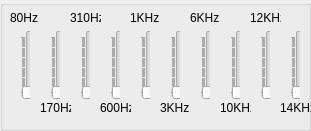
   <widget class="QGroupBox" name="groupBox">
    <property name="geometry">
     <rect>
      <x>10</x>
      <y>30</y>
      <width>311</width>
      <height>131</height>
     </rect>
    </property>
    <property name="title">
     <string/>
    </property>
    <widget class="QSlider" name="verticalSliderEq310">
     <property name="geometry">
      <rect>
       <x>80</x>
       <y>30</y>
       <width>10</width>
       <height>70</height>
      </rect>
     </property>
     <property name="minimumSize">
      <size>
       <width>10</width>
       <height>70</height>
      </size>
     </property>
     <property name="maximumSize">
      <size>
       <width>10</width>
       <height>70</height>
      </size>
     </property>
     <property name="sizeIncrement">
      <size>
       <width>10</width>
       <height>61</height>
      </size>
     </property>
     <property name="baseSize">
      <size>
       <width>10</width>
       <height>61</height>
      </size>
     </property>
     <property name="toolTip">
      <string>&lt;html&gt;&lt;head/&gt;&lt;body&gt;&lt;p&gt;Dry&lt;/p&gt;&lt;/body&gt;&lt;/html&gt;</string>
     </property>
     <property name="value">
      <number>0</number>
     </property>
     <property name="sliderPosition">
      <number>0</number>
     </property>
     <property name="orientation">
      <enum>Qt::Vertical</enum>
     </property>
     <property name="invertedControls">
      <bool>false</bool>
     </property>
     <property name="tickPosition">
      <enum>QSlider::TicksAbove</enum>
     </property>
     <property name="tickInterval">
      <number>2</number>
     </property>
    </widget>
    <widget class="QLabel" name="label_8">
     <property name="geometry">
      <rect>
       <x>130</x>
       <y>10</y>
       <width>31</width>
       <height>16</height>
      </rect>
     </property>
     <property name="text">
      <string>1KHz</string>
     </property>
    </widget>
    <widget class="QLabel" name="label_9">
     <property name="geometry">
      <rect>
       <x>160</x>
       <y>100</y>
       <width>31</width>
       <height>16</height>
      </rect>
     </property>
     <property name="text">
      <string>3KHz</string>
     </property>
    </widget>
    <widget class="QSlider" name="verticalSliderEq80">
     <property name="geometry">
      <rect>
       <x>20</x>
       <y>30</y>
       <width>10</width>
       <height>70</height>
      </rect>
     </property>
     <property name="minimumSize">
      <size>
       <width>10</width>
       <height>70</height>
      </size>
     </property>
     <property name="maximumSize">
      <size>
       <width>10</width>
       <height>70</height>
      </size>
     </property>
     <property name="sizeIncrement">
      <size>
       <width>10</width>
       <height>61</height>
      </size>
     </property>
     <property name="baseSize">
      <size>
       <width>10</width>
       <height>61</height>
      </size>
     </property>
     <property name="toolTip">
      <string>&lt;html&gt;&lt;head/&gt;&lt;body&gt;&lt;p&gt;Dry&lt;/p&gt;&lt;/body&gt;&lt;/html&gt;</string>
     </property>
     <property name="styleSheet">
      <string notr="true"/>
     </property>
     <property name="value">
      <number>0</number>
     </property>
     <property name="sliderPosition">
      <number>0</number>
     </property>
     <property name="orientation">
      <enum>Qt::Vertical</enum>
     </property>
     <property name="invertedAppearance">
      <bool>false</bool>
     </property>
     <property name="invertedControls">
      <bool>false</bool>
     </property>
     <property name="tickPosition">
      <enum>QSlider::TicksAbove</enum>
     </property>
     <property name="tickInterval">
      <number>2</number>
     </property>
    </widget>
    <widget class="QLabel" name="label_13">
     <property name="geometry">
      <rect>
       <x>280</x>
       <y>100</y>
       <width>31</width>
       <height>16</height>
      </rect>
     </property>
     <property name="text">
      <string>14KHz</string>
     </property>
    </widget>
    <widget class="QLabel" name="label_5">
     <property name="geometry">
      <rect>
       <x>40</x>
       <y>100</y>
       <width>31</width>
       <height>16</height>
      </rect>
     </property>
     <property name="text">
      <string>170Hz</string>
     </property>
    </widget>
    <widget class="QLabel" name="label_7">
     <property name="geometry">
      <rect>
       <x>100</x>
       <y>100</y>
       <width>31</width>
       <height>16</height>
      </rect>
     </property>
     <property name="text">
      <string>600Hz</string>
     </property>
    </widget>
    <widget class="QSlider" name="verticalSliderEq3000">
     <property name="geometry">
      <rect>
       <x>170</x>
       <y>30</y>
       <width>10</width>
       <height>70</height>
      </rect>
     </property>
     <property name="minimumSize">
      <size>
       <width>10</width>
       <height>70</height>
      </size>
     </property>
     <property name="maximumSize">
      <size>
       <width>10</width>
       <height>70</height>
      </size>
     </property>
     <property name="sizeIncrement">
      <size>
       <width>10</width>
       <height>61</height>
      </size>
     </property>
     <property name="baseSize">
      <size>
       <width>10</width>
       <height>61</height>
      </size>
     </property>
     <property name="toolTip">
      <string>&lt;html&gt;&lt;head/&gt;&lt;body&gt;&lt;p&gt;Dry&lt;/p&gt;&lt;/body&gt;&lt;/html&gt;</string>
     </property>
     <property name="value">
      <number>0</number>
     </property>
     <property name="sliderPosition">
      <number>0</number>
     </property>
     <property name="orientation">
      <enum>Qt::Vertical</enum>
     </property>
     <property name="invertedControls">
      <bool>false</bool>
     </property>
     <property name="tickPosition">
      <enum>QSlider::TicksAbove</enum>
     </property>
     <property name="tickInterval">
      <number>2</number>
     </property>
    </widget>
    <widget class="QSlider" name="verticalSliderEq600">
     <property name="geometry">
      <rect>
       <x>110</x>
       <y>30</y>
       <width>10</width>
       <height>70</height>
      </rect>
     </property>
     <property name="minimumSize">
      <size>
       <width>10</width>
       <height>70</height>
      </size>
     </property>
     <property name="maximumSize">
      <size>
       <width>10</width>
       <height>70</height>
      </size>
     </property>
     <property name="sizeIncrement">
      <size>
       <width>10</width>
       <height>70</height>
      </size>
     </property>
     <property name="baseSize">
      <size>
       <width>10</width>
       <height>70</height>
      </size>
     </property>
     <property name="toolTip">
      <string>&lt;html&gt;&lt;head/&gt;&lt;body&gt;&lt;p&gt;Dry&lt;/p&gt;&lt;/body&gt;&lt;/html&gt;</string>
     </property>
     <property name="value">
      <number>0</number>
     </property>
     <property name="sliderPosition">
      <number>0</number>
     </property>
     <property name="orientation">
      <enum>Qt::Vertical</enum>
     </property>
     <property name="invertedControls">
      <bool>false</bool>
     </property>
     <property name="tickPosition">
      <enum>QSlider::TicksAbove</enum>
     </property>
     <property name="tickInterval">
      <number>2</number>
     </property>
    </widget>
    <widget class="QSlider" name="verticalSliderEq170">
     <property name="geometry">
      <rect>
       <x>50</x>
       <y>30</y>
       <width>10</width>
       <height>70</height>
      </rect>
     </property>
     <property name="minimumSize">
      <size>
       <width>10</width>
       <height>70</height>
      </size>
     </property>
     <property name="maximumSize">
      <size>
       <width>10</width>
       <height>70</height>
      </size>
     </property>
     <property name="sizeIncrement">
      <size>
       <width>10</width>
       <height>61</height>
      </size>
     </property>
     <property name="baseSize">
      <size>
       <width>10</width>
       <height>61</height>
      </size>
     </property>
     <property name="toolTip">
      <string>&lt;html&gt;&lt;head/&gt;&lt;body&gt;&lt;p&gt;Dry&lt;/p&gt;&lt;/body&gt;&lt;/html&gt;</string>
     </property>
     <property name="value">
      <number>0</number>
     </property>
     <property name="sliderPosition">
      <number>0</number>
     </property>
     <property name="orientation">
      <enum>Qt::Vertical</enum>
     </property>
     <property name="invertedControls">
      <bool>false</bool>
     </property>
     <property name="tickPosition">
      <enum>QSlider::TicksAbove</enum>
     </property>
     <property name="tickInterval">
      <number>2</number>
     </property>
    </widget>
    <widget class="QLabel" name="label_11">
     <property name="geometry">
      <rect>
       <x>220</x>
       <y>100</y>
       <width>31</width>
       <height>16</height>
      </rect>
     </property>
     <property name="text">
      <string>10KHz</string>
     </property>
    </widget>
    <widget class="QSlider" name="verticalSliderEq6000">
     <property name="geometry">
      <rect>
       <x>200</x>
       <y>30</y>
       <width>10</width>
       <height>70</height>
      </rect>
     </property>
     <property name="minimumSize">
      <size>
       <width>10</width>
       <height>70</height>
      </size>
     </property>
     <property name="maximumSize">
      <size>
       <width>10</width>
       <height>70</height>
      </size>
     </property>
     <property name="sizeIncrement">
      <size>
       <width>10</width>
       <height>61</height>
      </size>
     </property>
     <property name="baseSize">
      <size>
       <width>10</width>
       <height>61</height>
      </size>
     </property>
     <property name="toolTip">
      <string>&lt;html&gt;&lt;head/&gt;&lt;body&gt;&lt;p&gt;Dry&lt;/p&gt;&lt;/body&gt;&lt;/html&gt;</string>
     </property>
     <property name="value">
      <number>0</number>
     </property>
     <property name="sliderPosition">
      <number>0</number>
     </property>
     <property name="orientation">
      <enum>Qt::Vertical</enum>
     </property>
     <property name="invertedControls">
      <bool>false</bool>
     </property>
     <property name="tickPosition">
      <enum>QSlider::TicksAbove</enum>
     </property>
     <property name="tickInterval">
      <number>2</number>
     </property>
    </widget>
    <widget class="QLabel" name="label_12">
     <property name="geometry">
      <rect>
       <x>250</x>
       <y>10</y>
       <width>31</width>
       <height>16</height>
      </rect>
     </property>
     <property name="text">
      <string>12KHz</string>
     </property>
    </widget>
    <widget class="QSlider" name="verticalSliderEq12000">
     <property name="geometry">
      <rect>
       <x>260</x>
       <y>30</y>
       <width>10</width>
       <height>70</height>
      </rect>
     </property>
     <property name="minimumSize">
      <size>
       <width>10</width>
       <height>70</height>
      </size>
     </property>
     <property name="maximumSize">
      <size>
       <width>10</width>
       <height>70</height>
      </size>
     </property>
     <property name="sizeIncrement">
      <size>
       <width>10</width>
       <height>61</height>
      </size>
     </property>
     <property name="baseSize">
      <size>
       <width>10</width>
       <height>61</height>
      </size>
     </property>
     <property name="toolTip">
      <string>&lt;html&gt;&lt;head/&gt;&lt;body&gt;&lt;p&gt;Dry&lt;/p&gt;&lt;/body&gt;&lt;/html&gt;</string>
     </property>
     <property name="value">
      <number>0</number>
     </property>
     <property name="sliderPosition">
      <number>0</number>
     </property>
     <property name="orientation">
      <enum>Qt::Vertical</enum>
     </property>
     <property name="invertedControls">
      <bool>false</bool>
     </property>
     <property name="tickPosition">
      <enum>QSlider::TicksAbove</enum>
     </property>
     <property name="tickInterval">
      <number>2</number>
     </property>
    </widget>
    <widget class="QLabel" name="label_4">
     <property name="geometry">
      <rect>
       <x>10</x>
       <y>10</y>
       <width>31</width>
       <height>16</height>
      </rect>
     </property>
     <property name="text">
      <string>80Hz</string>
     </property>
    </widget>
    <widget class="QLabel" name="label_10">
     <property name="geometry">
      <rect>
       <x>190</x>
       <y>10</y>
       <width>31</width>
       <height>16</height>
      </rect>
     </property>
     <property name="text">
      <string>6KHz</string>
     </property>
    </widget>
    <widget class="QSlider" name="verticalSliderEq10000">
     <property name="geometry">
      <rect>
       <x>230</x>
       <y>30</y>
       <width>10</width>
       <height>70</height>
      </rect>
     </property>
     <property name="minimumSize">
      <size>
       <width>10</width>
       <height>70</height>
      </size>
     </property>
     <property name="maximumSize">
      <size>
       <width>10</width>
       <height>70</height>
      </size>
     </property>
     <property name="sizeIncrement">
      <size>
       <width>10</width>
       <height>61</height>
      </size>
     </property>
     <property name="baseSize">
      <size>
       <width>10</width>
       <height>61</height>
      </size>
     </property>
     <property name="toolTip">
      <string>&lt;html&gt;&lt;head/&gt;&lt;body&gt;&lt;p&gt;Dry&lt;/p&gt;&lt;/body&gt;&lt;/html&gt;</string>
     </property>
     <property name="value">
      <number>0</number>
     </property>
     <property name="sliderPosition">
      <number>0</number>
     </property>
     <property name="orientation">
      <enum>Qt::Vertical</enum>
     </property>
     <property name="invertedControls">
      <bool>false</bool>
     </property>
     <property name="tickPosition">
      <enum>QSlider::TicksAbove</enum>
     </property>
     <property name="tickInterval">
      <number>2</number>
     </property>
    </widget>
    <widget class="QSlider" name="verticalSliderEq1000">
     <property name="geometry">
      <rect>
       <x>140</x>
       <y>30</y>
       <width>10</width>
       <height>70</height>
      </rect>
     </property>
     <property name="minimumSize">
      <size>
       <width>10</width>
       <height>70</height>
      </size>
     </property>
     <property name="maximumSize">
      <size>
       <width>10</width>
       <height>70</height>
      </size>
     </property>
     <property name="sizeIncrement">
      <size>
       <width>10</width>
       <height>61</height>
      </size>
     </property>
     <property name="baseSize">
      <size>
       <width>10</width>
       <height>61</height>
      </size>
     </property>
     <property name="toolTip">
      <string>&lt;html&gt;&lt;head/&gt;&lt;body&gt;&lt;p&gt;Dry&lt;/p&gt;&lt;/body&gt;&lt;/html&gt;</string>
     </property>
     <property name="value">
      <number>0</number>
     </property>
     <property name="sliderPosition">
      <number>0</number>
     </property>
     <property name="orientation">
      <enum>Qt::Vertical</enum>
     </property>
     <property name="invertedControls">
      <bool>false</bool>
     </property>
     <property name="tickPosition">
      <enum>QSlider::TicksAbove</enum>
     </property>
     <property name="tickInterval">
      <number>2</number>
     </property>
    </widget>
    <widget class="QSlider" name="verticalSliderEq14000">
     <property name="geometry">
      <rect>
       <x>290</x>
       <y>30</y>
       <width>10</width>
       <height>70</height>
      </rect>
     </property>
     <property name="minimumSize">
      <size>
       <width>10</width>
       <height>70</height>
      </size>
     </property>
     <property name="maximumSize">
      <size>
       <width>10</width>
       <height>70</height>
      </size>
     </property>
     <property name="sizeIncrement">
      <size>
       <width>10</width>
       <height>61</height>
      </size>
     </property>
     <property name="baseSize">
      <size>
       <width>10</width>
       <height>61</height>
      </size>
     </property>
     <property name="toolTip">
      <string>&lt;html&gt;&lt;head/&gt;&lt;body&gt;&lt;p&gt;Dry&lt;/p&gt;&lt;/body&gt;&lt;/html&gt;</string>
     </property>
     <property name="value">
      <number>0</number>
     </property>
     <property name="sliderPosition">
      <number>0</number>
     </property>
     <property name="orientation">
      <enum>Qt::Vertical</enum>
     </property>
     <property name="invertedControls">
      <bool>false</bool>
     </property>
     <property name="tickPosition">
      <enum>QSlider::TicksAbove</enum>
     </property>
     <property name="tickInterval">
      <number>2</number>
     </property>
    </widget>
    <widget class="QLabel" name="label_6">
     <property name="geometry">
      <rect>
       <x>70</x>
       <y>10</y>
       <width>31</width>
       <height>16</height>
      </rect>
     </property>
     <property name="text">
      <string>310Hz</string>
     </property>
    </widget>
   </widget>
